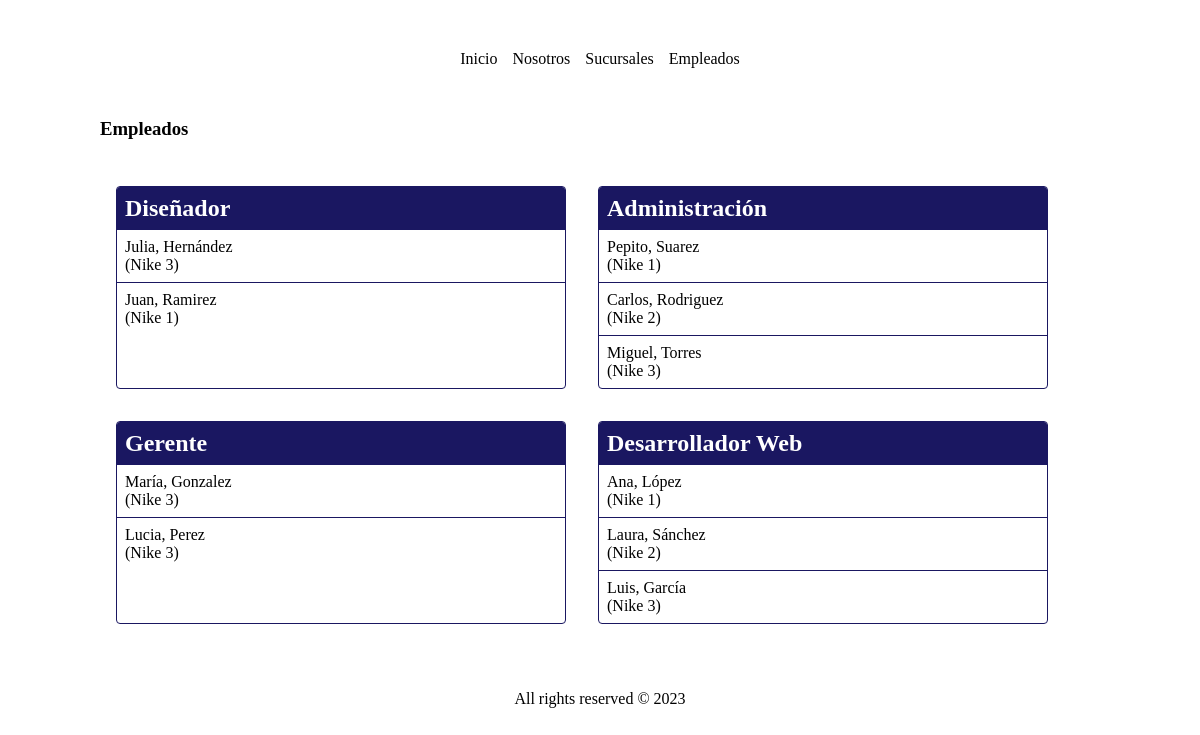
Page /empresa/empleados/ on the committed database.
### empresa/models.py (models this page shows, shortened)
class Puesto(models.Model):
    nombre = models.CharField(max_length=100)
    descripcion = models.TextField(max_length=1000)
    salario = models.ForeignKey(Salario, on_delete=models.CASCADE)
    def __str__(self):
        return self.nombre

class Empleado(models.Model):
    nombre = models.CharField(max_length=30)
    apellido = models.CharField(max_length=30)
    dni = models.CharField(max_length=8, primary_key=True)
    email = models.EmailField(null=True)
    direccion = models.CharField(max_length=250, null=True)
    puesto = models.ForeignKey(Puesto, on_delete=models.CASCADE)
    fabrica = models.ForeignKey(Fabrica, on_delete=models.CASCADE)

class Fabrica(models.Model):
    nombre = models.CharField(max_length=100)
    direccion = models.CharField(max_length=250)
    codigo_postal = models.CharField(max_length=10)
    localizacion = models.ForeignKey(Localizacion, on_delete=models.CASCADE)
    def __str__(self):
        return self.nombre

### empresa/views.py (the view)
# urls.py: path("empleados/", views.empleados, name='empleados'),
def empleados(request):
    empleados_por_puesto = []
    for puesto in Puesto.objects.all():
        empleados = Empleado.objects.filter(puesto=puesto)
        empleados_por_puesto.append((puesto, empleados))
    return render(request, 'empleados.html', {'lista': empleados_por_puesto})

### templates/empleados.html
{% extends 'layouts/base.html' %}
{%block content%}
<h3>Empleados</h3>
<div class="puestos">
    {% for puesto, empleados in lista %}
    <div class="puesto">
        <h5>{{ puesto }}</h5>
        <ul>
            {% for empleado  in empleados %}
            <li>
                <a href="{% url 'empleado' dni=empleado.dni%}">
                    {{empleado.nombre}}, {{empleado.apellido}}
                </a><p>({{empleado.fabrica}})</p>
            </li>
            {% endfor %}
        </ul>
    </div>
    {% endfor %}
</div>
{%endblock%}

### templates/layouts/base.html (shortened to what this page needs)
{% load static %}
<!DOCTYPE html>
<html lang="en">
<head>
    <link rel="stylesheet" href="{% static 'style.css' %}">
</head>
<body>
    {%include 'layouts/partials/menu.html' %}
    <main>
        {% block content %}
        {% endblock %}
    </main>
    {% include 'layouts/partials/footer.html'%}
</body>
</html>

### templates/layouts/partials/menu.html
<header>
    <nav>
        <ul>
            <li><a href="{%url 'inicio'%}">Inicio</a></li>
            <li><a href="{%url 'nosotros'%}">Nosotros</a></li>
            <li><a href="{%url 'sucursales'%}">Sucursales</a></li>
            <li><a href="{%url 'empleados'%}">Empleados</a></li>
        </ul>
    </nav>
</header>

### templates/layouts/partials/footer.html
<footer>
    All rights reserved © 2023
</footer>

### static/style.css (style rules this page uses)
* { margin: 0; padding: 0; box-sizing: border-box; }
ul, li { list-style: none; }
a { text-decoration: none; color: black; }
nav, footer { padding:50px ; }
nav, nav ul,footer { display: flex; justify-content: center; align-items: center; }
nav ul { gap: 15px; }
main { width: 100%; max-width: 1000px; margin: 0 auto; min-height: 60vh; }
h3 { margin-bottom: 30px; }
.puestos { display: flex; flex-wrap: wrap; width: 100%; }
.puesto { width: 45%; min-width: 250px; margin: 1rem; border: 1px solid rgb(26, 23, 97); border-radius: 4px; overflow: hidden; }
.puesto h5 { background-color: rgb(26, 23, 97); color: white; font-size: 1.5rem; padding: 0.5rem; margin: 0; }
.puesto ul li { border-bottom: 1px solid rgb(26, 23, 97); padding: 0.5rem; }
.puesto ul li:last-child { border-bottom: none; }

### rows in the picture
Puesto: nombre "Diseñador"
Empleado: nombre "Julia", apellido "Hernández", fabrica "Nike 3"
Empleado: nombre "Juan", apellido "Ramirez", fabrica "Nike 1"
Puesto: nombre "Administración"
Empleado: nombre "Pepito", apellido "Suarez", fabrica "Nike 1"
Empleado: nombre "Carlos", apellido "Rodriguez", fabrica "Nike 2"
Empleado: nombre "Miguel", apellido "Torres", fabrica "Nike 3"
Puesto: nombre "Gerente"
Empleado: nombre "María", apellido "Gonzalez", fabrica "Nike 3"
Empleado: nombre "Lucia", apellido "Perez", fabrica "Nike 3"
Puesto: nombre "Desarrollador Web"
Empleado: nombre "Ana", apellido "López", fabrica "Nike 1"
Empleado: nombre "Laura", apellido "Sánchez", fabrica "Nike 2"
Empleado: nombre "Luis", apellido "García", fabrica "Nike 3"
